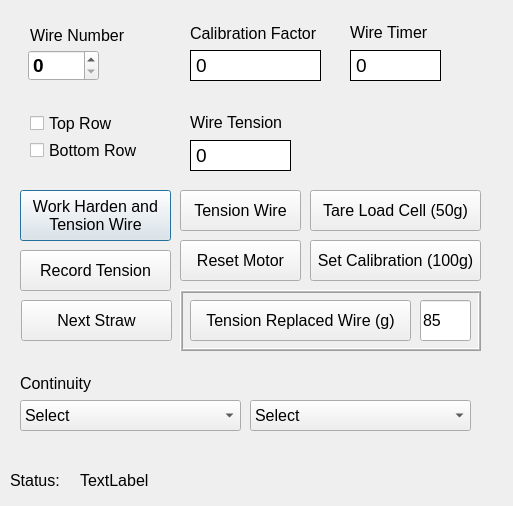
<?xml version="1.0" encoding="UTF-8"?>
<ui version="4.0">
 <class>Dialog</class>
 <widget class="QDialog" name="Dialog">
  <property name="geometry">
   <rect>
    <x>0</x>
    <y>0</y>
    <width>513</width>
    <height>506</height>
   </rect>
  </property>
  <property name="windowTitle">
   <string>Dialog</string>
  </property>
  <widget class="QLabel" name="label_4">
   <property name="geometry">
    <rect>
     <x>10</x>
     <y>470</y>
     <width>55</width>
     <height>21</height>
    </rect>
   </property>
   <property name="font">
    <font>
     <pointsize>12</pointsize>
    </font>
   </property>
   <property name="frameShape">
    <enum>QFrame::NoFrame</enum>
   </property>
   <property name="text">
    <string>Status:</string>
   </property>
  </widget>
  <widget class="QLabel" name="statuslabel">
   <property name="geometry">
    <rect>
     <x>80</x>
     <y>470</y>
     <width>421</width>
     <height>21</height>
    </rect>
   </property>
   <property name="font">
    <font>
     <pointsize>12</pointsize>
    </font>
   </property>
   <property name="frameShape">
    <enum>QFrame::NoFrame</enum>
   </property>
   <property name="text">
    <string>TextLabel</string>
   </property>
  </widget>
  <widget class="QStackedWidget" name="stackedWidget">
   <property name="geometry">
    <rect>
     <x>20</x>
     <y>90</y>
     <width>471</width>
     <height>281</height>
    </rect>
   </property>
   <property name="currentIndex">
    <number>0</number>
   </property>
   <widget class="QWidget" name="page">
    <widget class="QPushButton" name="tension_harden">
     <property name="geometry">
      <rect>
       <x>0</x>
       <y>100</y>
       <width>151</width>
       <height>51</height>
      </rect>
     </property>
     <property name="font">
      <font>
       <pointsize>12</pointsize>
      </font>
     </property>
     <property name="text">
      <string>Work Harden and 
Tension Wire</string>
     </property>
     <property name="checkable">
      <bool>true</bool>
     </property>
    </widget>
    <widget class="QPushButton" name="recordtension">
     <property name="geometry">
      <rect>
       <x>0</x>
       <y>160</y>
       <width>151</width>
       <height>41</height>
      </rect>
     </property>
     <property name="font">
      <font>
       <pointsize>12</pointsize>
      </font>
     </property>
     <property name="text">
      <string>Record Tension</string>
     </property>
     <property name="checkable">
      <bool>true</bool>
     </property>
    </widget>
    <widget class="QPushButton" name="next_straw">
     <property name="geometry">
      <rect>
       <x>1</x>
       <y>210</y>
       <width>151</width>
       <height>41</height>
      </rect>
     </property>
     <property name="font">
      <font>
       <pointsize>12</pointsize>
      </font>
     </property>
     <property name="text">
      <string>Next Straw</string>
     </property>
     <property name="checkable">
      <bool>true</bool>
     </property>
    </widget>
    <widget class="QCheckBox" name="topcheck">
     <property name="geometry">
      <rect>
       <x>10</x>
       <y>23</y>
       <width>121</width>
       <height>20</height>
      </rect>
     </property>
     <property name="sizePolicy">
      <sizepolicy hsizetype="Fixed" vsizetype="Fixed">
       <horstretch>0</horstretch>
       <verstretch>0</verstretch>
      </sizepolicy>
     </property>
     <property name="font">
      <font>
       <pointsize>12</pointsize>
      </font>
     </property>
     <property name="text">
      <string>Top Row</string>
     </property>
    </widget>
    <widget class="QCheckBox" name="bottomcheck">
     <property name="geometry">
      <rect>
       <x>10</x>
       <y>50</y>
       <width>121</width>
       <height>20</height>
      </rect>
     </property>
     <property name="sizePolicy">
      <sizepolicy hsizetype="Fixed" vsizetype="Fixed">
       <horstretch>0</horstretch>
       <verstretch>0</verstretch>
      </sizepolicy>
     </property>
     <property name="font">
      <font>
       <pointsize>12</pointsize>
      </font>
     </property>
     <property name="text">
      <string>Bottom Row</string>
     </property>
    </widget>
    <widget class="QPushButton" name="resetmotor">
     <property name="geometry">
      <rect>
       <x>160</x>
       <y>150</y>
       <width>121</width>
       <height>41</height>
      </rect>
     </property>
     <property name="font">
      <font>
       <pointsize>12</pointsize>
      </font>
     </property>
     <property name="text">
      <string>Reset Motor</string>
     </property>
     <property name="checkable">
      <bool>true</bool>
     </property>
    </widget>
    <widget class="QPushButton" name="tension_only">
     <property name="geometry">
      <rect>
       <x>160</x>
       <y>100</y>
       <width>121</width>
       <height>41</height>
      </rect>
     </property>
     <property name="font">
      <font>
       <pointsize>12</pointsize>
      </font>
     </property>
     <property name="text">
      <string>Tension Wire</string>
     </property>
     <property name="checkable">
      <bool>true</bool>
     </property>
    </widget>
    <widget class="QPushButton" name="tarebutton">
     <property name="geometry">
      <rect>
       <x>290</x>
       <y>100</y>
       <width>171</width>
       <height>41</height>
      </rect>
     </property>
     <property name="font">
      <font>
       <pointsize>12</pointsize>
      </font>
     </property>
     <property name="text">
      <string>Tare Load Cell (50g)</string>
     </property>
     <property name="checkable">
      <bool>true</bool>
     </property>
    </widget>
    <widget class="QPushButton" name="setcalbutton">
     <property name="geometry">
      <rect>
       <x>290</x>
       <y>150</y>
       <width>171</width>
       <height>41</height>
      </rect>
     </property>
     <property name="font">
      <font>
       <pointsize>12</pointsize>
      </font>
     </property>
     <property name="text">
      <string>Set Calibration (100g)</string>
     </property>
     <property name="checkable">
      <bool>true</bool>
     </property>
    </widget>
    <widget class="QLabel" name="recordlabel">
     <property name="geometry">
      <rect>
       <x>0</x>
       <y>260</y>
       <width>251</width>
       <height>21</height>
      </rect>
     </property>
     <property name="font">
      <font>
       <pointsize>12</pointsize>
      </font>
     </property>
     <property name="text">
      <string/>
     </property>
    </widget>
    <widget class="QLabel" name="calibfactor_2">
     <property name="geometry">
      <rect>
       <x>300</x>
       <y>290</y>
       <width>131</width>
       <height>31</height>
      </rect>
     </property>
     <property name="palette">
      <palette>
       <active>
        <colorrole role="Button">
         <brush brushstyle="SolidPattern">
          <color alpha="255">
           <red>255</red>
           <green>255</green>
           <blue>255</blue>
          </color>
         </brush>
        </colorrole>
        <colorrole role="Base">
         <brush brushstyle="SolidPattern">
          <color alpha="255">
           <red>255</red>
           <green>255</green>
           <blue>255</blue>
          </color>
         </brush>
        </colorrole>
        <colorrole role="Window">
         <brush brushstyle="SolidPattern">
          <color alpha="255">
           <red>255</red>
           <green>255</green>
           <blue>255</blue>
          </color>
         </brush>
        </colorrole>
        <colorrole role="Shadow">
         <brush brushstyle="SolidPattern">
          <color alpha="255">
           <red>0</red>
           <green>0</green>
           <blue>0</blue>
          </color>
         </brush>
        </colorrole>
        <colorrole role="AlternateBase">
         <brush brushstyle="SolidPattern">
          <color alpha="255">
           <red>255</red>
           <green>255</green>
           <blue>255</blue>
          </color>
         </brush>
        </colorrole>
       </active>
       <inactive>
        <colorrole role="Button">
         <brush brushstyle="SolidPattern">
          <color alpha="255">
           <red>255</red>
           <green>255</green>
           <blue>255</blue>
          </color>
         </brush>
        </colorrole>
        <colorrole role="Base">
         <brush brushstyle="SolidPattern">
          <color alpha="255">
           <red>255</red>
           <green>255</green>
           <blue>255</blue>
          </color>
         </brush>
        </colorrole>
        <colorrole role="Window">
         <brush brushstyle="SolidPattern">
          <color alpha="255">
           <red>255</red>
           <green>255</green>
           <blue>255</blue>
          </color>
         </brush>
        </colorrole>
        <colorrole role="Shadow">
         <brush brushstyle="SolidPattern">
          <color alpha="255">
           <red>0</red>
           <green>0</green>
           <blue>0</blue>
          </color>
         </brush>
        </colorrole>
        <colorrole role="AlternateBase">
         <brush brushstyle="SolidPattern">
          <color alpha="255">
           <red>255</red>
           <green>255</green>
           <blue>255</blue>
          </color>
         </brush>
        </colorrole>
       </inactive>
       <disabled>
        <colorrole role="Button">
         <brush brushstyle="SolidPattern">
          <color alpha="255">
           <red>255</red>
           <green>255</green>
           <blue>255</blue>
          </color>
         </brush>
        </colorrole>
        <colorrole role="Base">
         <brush brushstyle="SolidPattern">
          <color alpha="255">
           <red>255</red>
           <green>255</green>
           <blue>255</blue>
          </color>
         </brush>
        </colorrole>
        <colorrole role="Window">
         <brush brushstyle="SolidPattern">
          <color alpha="255">
           <red>255</red>
           <green>255</green>
           <blue>255</blue>
          </color>
         </brush>
        </colorrole>
        <colorrole role="Shadow">
         <brush brushstyle="SolidPattern">
          <color alpha="255">
           <red>0</red>
           <green>0</green>
           <blue>0</blue>
          </color>
         </brush>
        </colorrole>
        <colorrole role="AlternateBase">
         <brush brushstyle="SolidPattern">
          <color alpha="255">
           <red>255</red>
           <green>255</green>
           <blue>255</blue>
          </color>
         </brush>
        </colorrole>
       </disabled>
      </palette>
     </property>
     <property name="font">
      <font>
       <pointsize>14</pointsize>
      </font>
     </property>
     <property name="autoFillBackground">
      <bool>true</bool>
     </property>
     <property name="frameShape">
      <enum>QFrame::Box</enum>
     </property>
     <property name="text">
      <string>0</string>
     </property>
    </widget>
    <widget class="QLabel" name="tensionlabel">
     <property name="geometry">
      <rect>
       <x>170</x>
       <y>50</y>
       <width>101</width>
       <height>31</height>
      </rect>
     </property>
     <property name="sizePolicy">
      <sizepolicy hsizetype="Fixed" vsizetype="Fixed">
       <horstretch>0</horstretch>
       <verstretch>0</verstretch>
      </sizepolicy>
     </property>
     <property name="palette">
      <palette>
       <active>
        <colorrole role="Button">
         <brush brushstyle="SolidPattern">
          <color alpha="255">
           <red>255</red>
           <green>255</green>
           <blue>255</blue>
          </color>
         </brush>
        </colorrole>
        <colorrole role="Base">
         <brush brushstyle="SolidPattern">
          <color alpha="255">
           <red>255</red>
           <green>255</green>
           <blue>255</blue>
          </color>
         </brush>
        </colorrole>
        <colorrole role="Window">
         <brush brushstyle="SolidPattern">
          <color alpha="255">
           <red>255</red>
           <green>255</green>
           <blue>255</blue>
          </color>
         </brush>
        </colorrole>
        <colorrole role="Shadow">
         <brush brushstyle="SolidPattern">
          <color alpha="255">
           <red>0</red>
           <green>0</green>
           <blue>0</blue>
          </color>
         </brush>
        </colorrole>
        <colorrole role="AlternateBase">
         <brush brushstyle="SolidPattern">
          <color alpha="255">
           <red>255</red>
           <green>255</green>
           <blue>255</blue>
          </color>
         </brush>
        </colorrole>
       </active>
       <inactive>
        <colorrole role="Button">
         <brush brushstyle="SolidPattern">
          <color alpha="255">
           <red>255</red>
           <green>255</green>
           <blue>255</blue>
          </color>
         </brush>
        </colorrole>
        <colorrole role="Base">
         <brush brushstyle="SolidPattern">
          <color alpha="255">
           <red>255</red>
           <green>255</green>
           <blue>255</blue>
          </color>
         </brush>
        </colorrole>
        <colorrole role="Window">
         <brush brushstyle="SolidPattern">
          <color alpha="255">
           <red>255</red>
           <green>255</green>
           <blue>255</blue>
          </color>
         </brush>
        </colorrole>
        <colorrole role="Shadow">
         <brush brushstyle="SolidPattern">
          <color alpha="255">
           <red>0</red>
           <green>0</green>
           <blue>0</blue>
          </color>
         </brush>
        </colorrole>
        <colorrole role="AlternateBase">
         <brush brushstyle="SolidPattern">
          <color alpha="255">
           <red>255</red>
           <green>255</green>
           <blue>255</blue>
          </color>
         </brush>
        </colorrole>
       </inactive>
       <disabled>
        <colorrole role="Button">
         <brush brushstyle="SolidPattern">
          <color alpha="255">
           <red>255</red>
           <green>255</green>
           <blue>255</blue>
          </color>
         </brush>
        </colorrole>
        <colorrole role="Base">
         <brush brushstyle="SolidPattern">
          <color alpha="255">
           <red>255</red>
           <green>255</green>
           <blue>255</blue>
          </color>
         </brush>
        </colorrole>
        <colorrole role="Window">
         <brush brushstyle="SolidPattern">
          <color alpha="255">
           <red>255</red>
           <green>255</green>
           <blue>255</blue>
          </color>
         </brush>
        </colorrole>
        <colorrole role="Shadow">
         <brush brushstyle="SolidPattern">
          <color alpha="255">
           <red>0</red>
           <green>0</green>
           <blue>0</blue>
          </color>
         </brush>
        </colorrole>
        <colorrole role="AlternateBase">
         <brush brushstyle="SolidPattern">
          <color alpha="255">
           <red>255</red>
           <green>255</green>
           <blue>255</blue>
          </color>
         </brush>
        </colorrole>
       </disabled>
      </palette>
     </property>
     <property name="font">
      <font>
       <pointsize>14</pointsize>
      </font>
     </property>
     <property name="autoFillBackground">
      <bool>true</bool>
     </property>
     <property name="frameShape">
      <enum>QFrame::Box</enum>
     </property>
     <property name="text">
      <string>0</string>
     </property>
    </widget>
    <widget class="QLabel" name="label">
     <property name="geometry">
      <rect>
       <x>170</x>
       <y>22</y>
       <width>97</width>
       <height>21</height>
      </rect>
     </property>
     <property name="font">
      <font>
       <pointsize>12</pointsize>
      </font>
     </property>
     <property name="text">
      <string>Wire Tension</string>
     </property>
    </widget>
    <widget class="QFrame" name="frame">
     <property name="geometry">
      <rect>
       <x>160</x>
       <y>200</y>
       <width>301</width>
       <height>61</height>
      </rect>
     </property>
     <property name="font">
      <font>
       <pointsize>10</pointsize>
       <weight>50</weight>
       <bold>false</bold>
      </font>
     </property>
     <property name="frameShape">
      <enum>QFrame::Box</enum>
     </property>
     <property name="frameShadow">
      <enum>QFrame::Raised</enum>
     </property>
     <property name="lineWidth">
      <number>1</number>
     </property>
     <property name="midLineWidth">
      <number>1</number>
     </property>
     <widget class="QPushButton" name="tension_replaced">
      <property name="geometry">
       <rect>
        <x>10</x>
        <y>10</y>
        <width>221</width>
        <height>41</height>
       </rect>
      </property>
      <property name="font">
       <font>
        <pointsize>12</pointsize>
       </font>
      </property>
      <property name="text">
       <string>Tension Replaced Wire (g)</string>
      </property>
      <property name="checkable">
       <bool>true</bool>
      </property>
     </widget>
     <widget class="QLineEdit" name="retension_val">
      <property name="geometry">
       <rect>
        <x>240</x>
        <y>10</y>
        <width>51</width>
        <height>41</height>
       </rect>
      </property>
      <property name="font">
       <font>
        <pointsize>12</pointsize>
       </font>
      </property>
      <property name="text">
       <string>85</string>
      </property>
     </widget>
    </widget>
    <zorder>frame</zorder>
    <zorder>tension_harden</zorder>
    <zorder>recordtension</zorder>
    <zorder>next_straw</zorder>
    <zorder>topcheck</zorder>
    <zorder>bottomcheck</zorder>
    <zorder>resetmotor</zorder>
    <zorder>tension_only</zorder>
    <zorder>tarebutton</zorder>
    <zorder>setcalbutton</zorder>
    <zorder>recordlabel</zorder>
    <zorder>calibfactor_2</zorder>
    <zorder>tensionlabel</zorder>
    <zorder>label</zorder>
   </widget>
   <widget class="QWidget" name="page_2">
    <widget class="QWidget" name="layoutWidget_2">
     <property name="geometry">
      <rect>
       <x>10</x>
       <y>10</y>
       <width>143</width>
       <height>61</height>
      </rect>
     </property>
     <layout class="QVBoxLayout" name="verticalLayout_6">
      <property name="sizeConstraint">
       <enum>QLayout::SetFixedSize</enum>
      </property>
      <item>
       <widget class="QLabel" name="caliblabel">
        <property name="font">
         <font>
          <pointsize>12</pointsize>
         </font>
        </property>
        <property name="text">
         <string>Calibration mode</string>
        </property>
       </widget>
      </item>
      <item>
       <widget class="QLabel" name="calibmode">
        <property name="palette">
         <palette>
          <active>
           <colorrole role="Button">
            <brush brushstyle="SolidPattern">
             <color alpha="255">
              <red>255</red>
              <green>255</green>
              <blue>255</blue>
             </color>
            </brush>
           </colorrole>
           <colorrole role="Base">
            <brush brushstyle="SolidPattern">
             <color alpha="255">
              <red>255</red>
              <green>255</green>
              <blue>255</blue>
             </color>
            </brush>
           </colorrole>
           <colorrole role="Window">
            <brush brushstyle="SolidPattern">
             <color alpha="255">
              <red>255</red>
              <green>255</green>
              <blue>255</blue>
             </color>
            </brush>
           </colorrole>
           <colorrole role="Shadow">
            <brush brushstyle="SolidPattern">
             <color alpha="255">
              <red>0</red>
              <green>0</green>
              <blue>0</blue>
             </color>
            </brush>
           </colorrole>
           <colorrole role="AlternateBase">
            <brush brushstyle="SolidPattern">
             <color alpha="255">
              <red>255</red>
              <green>255</green>
              <blue>255</blue>
             </color>
            </brush>
           </colorrole>
          </active>
          <inactive>
           <colorrole role="Button">
            <brush brushstyle="SolidPattern">
             <color alpha="255">
              <red>255</red>
              <green>255</green>
              <blue>255</blue>
             </color>
            </brush>
           </colorrole>
           <colorrole role="Base">
            <brush brushstyle="SolidPattern">
             <color alpha="255">
              <red>255</red>
              <green>255</green>
              <blue>255</blue>
             </color>
            </brush>
           </colorrole>
           <colorrole role="Window">
            <brush brushstyle="SolidPattern">
             <color alpha="255">
              <red>255</red>
              <green>255</green>
              <blue>255</blue>
             </color>
            </brush>
           </colorrole>
           <colorrole role="Shadow">
            <brush brushstyle="SolidPattern">
             <color alpha="255">
              <red>0</red>
              <green>0</green>
              <blue>0</blue>
             </color>
            </brush>
           </colorrole>
           <colorrole role="AlternateBase">
            <brush brushstyle="SolidPattern">
             <color alpha="255">
              <red>255</red>
              <green>255</green>
              <blue>255</blue>
             </color>
            </brush>
           </colorrole>
          </inactive>
          <disabled>
           <colorrole role="Button">
            <brush brushstyle="SolidPattern">
             <color alpha="255">
              <red>255</red>
              <green>255</green>
              <blue>255</blue>
             </color>
            </brush>
           </colorrole>
           <colorrole role="Base">
            <brush brushstyle="SolidPattern">
             <color alpha="255">
              <red>255</red>
              <green>255</green>
              <blue>255</blue>
             </color>
            </brush>
           </colorrole>
           <colorrole role="Window">
            <brush brushstyle="SolidPattern">
             <color alpha="255">
              <red>255</red>
              <green>255</green>
              <blue>255</blue>
             </color>
            </brush>
           </colorrole>
           <colorrole role="Shadow">
            <brush brushstyle="SolidPattern">
             <color alpha="255">
              <red>0</red>
              <green>0</green>
              <blue>0</blue>
             </color>
            </brush>
           </colorrole>
           <colorrole role="AlternateBase">
            <brush brushstyle="SolidPattern">
             <color alpha="255">
              <red>255</red>
              <green>255</green>
              <blue>255</blue>
             </color>
            </brush>
           </colorrole>
          </disabled>
         </palette>
        </property>
        <property name="font">
         <font>
          <pointsize>14</pointsize>
         </font>
        </property>
        <property name="autoFillBackground">
         <bool>true</bool>
        </property>
        <property name="frameShape">
         <enum>QFrame::Box</enum>
        </property>
        <property name="text">
         <string>standby</string>
        </property>
       </widget>
      </item>
     </layout>
    </widget>
    <widget class="QPushButton" name="tare">
     <property name="geometry">
      <rect>
       <x>10</x>
       <y>90</y>
       <width>131</width>
       <height>31</height>
      </rect>
     </property>
     <property name="font">
      <font>
       <pointsize>12</pointsize>
      </font>
     </property>
     <property name="text">
      <string>Tare: Hang 50g</string>
     </property>
     <property name="checkable">
      <bool>true</bool>
     </property>
    </widget>
    <widget class="QPushButton" name="setbutton">
     <property name="geometry">
      <rect>
       <x>10</x>
       <y>130</y>
       <width>131</width>
       <height>31</height>
      </rect>
     </property>
     <property name="font">
      <font>
       <pointsize>12</pointsize>
      </font>
     </property>
     <property name="text">
      <string>Set: Hang 100g</string>
     </property>
     <property name="checkable">
      <bool>true</bool>
     </property>
    </widget>
    <widget class="QWidget" name="layoutWidget_4">
     <property name="geometry">
      <rect>
       <x>170</x>
       <y>90</y>
       <width>139</width>
       <height>61</height>
      </rect>
     </property>
     <layout class="QVBoxLayout" name="verticalLayout_8">
      <property name="sizeConstraint">
       <enum>QLayout::SetFixedSize</enum>
      </property>
      <item>
       <widget class="QLabel" name="caliblabel_3">
        <property name="font">
         <font>
          <pointsize>12</pointsize>
         </font>
        </property>
        <property name="text">
         <string>Load Cell reading</string>
        </property>
       </widget>
      </item>
      <item>
       <widget class="QLabel" name="loadcellreading">
        <property name="palette">
         <palette>
          <active>
           <colorrole role="Button">
            <brush brushstyle="SolidPattern">
             <color alpha="255">
              <red>255</red>
              <green>255</green>
              <blue>255</blue>
             </color>
            </brush>
           </colorrole>
           <colorrole role="Base">
            <brush brushstyle="SolidPattern">
             <color alpha="255">
              <red>255</red>
              <green>255</green>
              <blue>255</blue>
             </color>
            </brush>
           </colorrole>
           <colorrole role="Window">
            <brush brushstyle="SolidPattern">
             <color alpha="255">
              <red>255</red>
              <green>255</green>
              <blue>255</blue>
             </color>
            </brush>
           </colorrole>
           <colorrole role="Shadow">
            <brush brushstyle="SolidPattern">
             <color alpha="255">
              <red>0</red>
              <green>0</green>
              <blue>0</blue>
             </color>
            </brush>
           </colorrole>
           <colorrole role="AlternateBase">
            <brush brushstyle="SolidPattern">
             <color alpha="255">
              <red>255</red>
              <green>255</green>
              <blue>255</blue>
             </color>
            </brush>
           </colorrole>
          </active>
          <inactive>
           <colorrole role="Button">
            <brush brushstyle="SolidPattern">
             <color alpha="255">
              <red>255</red>
              <green>255</green>
              <blue>255</blue>
             </color>
            </brush>
           </colorrole>
           <colorrole role="Base">
            <brush brushstyle="SolidPattern">
             <color alpha="255">
              <red>255</red>
              <green>255</green>
              <blue>255</blue>
             </color>
            </brush>
           </colorrole>
           <colorrole role="Window">
            <brush brushstyle="SolidPattern">
             <color alpha="255">
              <red>255</red>
              <green>255</green>
              <blue>255</blue>
             </color>
            </brush>
           </colorrole>
           <colorrole role="Shadow">
            <brush brushstyle="SolidPattern">
             <color alpha="255">
              <red>0</red>
              <green>0</green>
              <blue>0</blue>
             </color>
            </brush>
           </colorrole>
           <colorrole role="AlternateBase">
            <brush brushstyle="SolidPattern">
             <color alpha="255">
              <red>255</red>
              <green>255</green>
              <blue>255</blue>
             </color>
            </brush>
           </colorrole>
          </inactive>
          <disabled>
           <colorrole role="Button">
            <brush brushstyle="SolidPattern">
             <color alpha="255">
              <red>255</red>
              <green>255</green>
              <blue>255</blue>
             </color>
            </brush>
           </colorrole>
           <colorrole role="Base">
            <brush brushstyle="SolidPattern">
             <color alpha="255">
              <red>255</red>
              <green>255</green>
              <blue>255</blue>
             </color>
            </brush>
           </colorrole>
           <colorrole role="Window">
            <brush brushstyle="SolidPattern">
             <color alpha="255">
              <red>255</red>
              <green>255</green>
              <blue>255</blue>
             </color>
            </brush>
           </colorrole>
           <colorrole role="Shadow">
            <brush brushstyle="SolidPattern">
             <color alpha="255">
              <red>0</red>
              <green>0</green>
              <blue>0</blue>
             </color>
            </brush>
           </colorrole>
           <colorrole role="AlternateBase">
            <brush brushstyle="SolidPattern">
             <color alpha="255">
              <red>255</red>
              <green>255</green>
              <blue>255</blue>
             </color>
            </brush>
           </colorrole>
          </disabled>
         </palette>
        </property>
        <property name="font">
         <font>
          <pointsize>14</pointsize>
         </font>
        </property>
        <property name="autoFillBackground">
         <bool>true</bool>
        </property>
        <property name="frameShape">
         <enum>QFrame::Box</enum>
        </property>
        <property name="text">
         <string>0</string>
        </property>
       </widget>
      </item>
     </layout>
    </widget>
    <widget class="QPushButton" name="tension_mode">
     <property name="geometry">
      <rect>
       <x>310</x>
       <y>160</y>
       <width>131</width>
       <height>41</height>
      </rect>
     </property>
     <property name="font">
      <font>
       <pointsize>12</pointsize>
      </font>
     </property>
     <property name="text">
      <string>Tension Mode</string>
     </property>
     <property name="checkable">
      <bool>true</bool>
     </property>
    </widget>
   </widget>
  </widget>
  <widget class="QLabel" name="label_2">
   <property name="geometry">
    <rect>
     <x>30</x>
     <y>20</y>
     <width>104</width>
     <height>31</height>
    </rect>
   </property>
   <property name="font">
    <font>
     <pointsize>12</pointsize>
    </font>
   </property>
   <property name="text">
    <string>Wire Number</string>
   </property>
  </widget>
  <widget class="QSpinBox" name="strawnumbox">
   <property name="geometry">
    <rect>
     <x>28</x>
     <y>50</y>
     <width>71</width>
     <height>31</height>
    </rect>
   </property>
   <property name="sizePolicy">
    <sizepolicy hsizetype="Fixed" vsizetype="Fixed">
     <horstretch>0</horstretch>
     <verstretch>0</verstretch>
    </sizepolicy>
   </property>
   <property name="font">
    <font>
     <pointsize>14</pointsize>
     <weight>75</weight>
     <bold>true</bold>
    </font>
   </property>
  </widget>
  <widget class="QLabel" name="caliblabel_2">
   <property name="geometry">
    <rect>
     <x>190</x>
     <y>20</y>
     <width>137</width>
     <height>27</height>
    </rect>
   </property>
   <property name="font">
    <font>
     <pointsize>12</pointsize>
    </font>
   </property>
   <property name="text">
    <string>Calibration Factor</string>
   </property>
  </widget>
  <widget class="QLabel" name="calibfactor">
   <property name="geometry">
    <rect>
     <x>190</x>
     <y>50</y>
     <width>131</width>
     <height>31</height>
    </rect>
   </property>
   <property name="palette">
    <palette>
     <active>
      <colorrole role="Button">
       <brush brushstyle="SolidPattern">
        <color alpha="255">
         <red>255</red>
         <green>255</green>
         <blue>255</blue>
        </color>
       </brush>
      </colorrole>
      <colorrole role="Base">
       <brush brushstyle="SolidPattern">
        <color alpha="255">
         <red>255</red>
         <green>255</green>
         <blue>255</blue>
        </color>
       </brush>
      </colorrole>
      <colorrole role="Window">
       <brush brushstyle="SolidPattern">
        <color alpha="255">
         <red>255</red>
         <green>255</green>
         <blue>255</blue>
        </color>
       </brush>
      </colorrole>
      <colorrole role="Shadow">
       <brush brushstyle="SolidPattern">
        <color alpha="255">
         <red>0</red>
         <green>0</green>
         <blue>0</blue>
        </color>
       </brush>
      </colorrole>
      <colorrole role="AlternateBase">
       <brush brushstyle="SolidPattern">
        <color alpha="255">
         <red>255</red>
         <green>255</green>
         <blue>255</blue>
        </color>
       </brush>
      </colorrole>
     </active>
     <inactive>
      <colorrole role="Button">
       <brush brushstyle="SolidPattern">
        <color alpha="255">
         <red>255</red>
         <green>255</green>
         <blue>255</blue>
        </color>
       </brush>
      </colorrole>
      <colorrole role="Base">
       <brush brushstyle="SolidPattern">
        <color alpha="255">
         <red>255</red>
         <green>255</green>
         <blue>255</blue>
        </color>
       </brush>
      </colorrole>
      <colorrole role="Window">
       <brush brushstyle="SolidPattern">
        <color alpha="255">
         <red>255</red>
         <green>255</green>
         <blue>255</blue>
        </color>
       </brush>
      </colorrole>
      <colorrole role="Shadow">
       <brush brushstyle="SolidPattern">
        <color alpha="255">
         <red>0</red>
         <green>0</green>
         <blue>0</blue>
        </color>
       </brush>
      </colorrole>
      <colorrole role="AlternateBase">
       <brush brushstyle="SolidPattern">
        <color alpha="255">
         <red>255</red>
         <green>255</green>
         <blue>255</blue>
        </color>
       </brush>
      </colorrole>
     </inactive>
     <disabled>
      <colorrole role="Button">
       <brush brushstyle="SolidPattern">
        <color alpha="255">
         <red>255</red>
         <green>255</green>
         <blue>255</blue>
        </color>
       </brush>
      </colorrole>
      <colorrole role="Base">
       <brush brushstyle="SolidPattern">
        <color alpha="255">
         <red>255</red>
         <green>255</green>
         <blue>255</blue>
        </color>
       </brush>
      </colorrole>
      <colorrole role="Window">
       <brush brushstyle="SolidPattern">
        <color alpha="255">
         <red>255</red>
         <green>255</green>
         <blue>255</blue>
        </color>
       </brush>
      </colorrole>
      <colorrole role="Shadow">
       <brush brushstyle="SolidPattern">
        <color alpha="255">
         <red>0</red>
         <green>0</green>
         <blue>0</blue>
        </color>
       </brush>
      </colorrole>
      <colorrole role="AlternateBase">
       <brush brushstyle="SolidPattern">
        <color alpha="255">
         <red>255</red>
         <green>255</green>
         <blue>255</blue>
        </color>
       </brush>
      </colorrole>
     </disabled>
    </palette>
   </property>
   <property name="font">
    <font>
     <pointsize>14</pointsize>
    </font>
   </property>
   <property name="autoFillBackground">
    <bool>true</bool>
   </property>
   <property name="frameShape">
    <enum>QFrame::Box</enum>
   </property>
   <property name="text">
    <string>0</string>
   </property>
  </widget>
  <widget class="QLabel" name="caliblabel_4">
   <property name="geometry">
    <rect>
     <x>20</x>
     <y>370</y>
     <width>137</width>
     <height>27</height>
    </rect>
   </property>
   <property name="font">
    <font>
     <pointsize>12</pointsize>
    </font>
   </property>
   <property name="text">
    <string>Continuity</string>
   </property>
  </widget>
  <widget class="QComboBox" name="selectWireAlignment">
   <property name="geometry">
    <rect>
     <x>250</x>
     <y>400</y>
     <width>221</width>
     <height>31</height>
    </rect>
   </property>
   <property name="font">
    <font>
     <pointsize>12</pointsize>
    </font>
   </property>
   <item>
    <property name="text">
     <string>Select</string>
    </property>
   </item>
   <item>
    <property name="text">
     <string>Short, Top</string>
    </property>
   </item>
   <item>
    <property name="text">
     <string>Short, Middle</string>
    </property>
   </item>
   <item>
    <property name="text">
     <string>Short, Bottom</string>
    </property>
   </item>
   <item>
    <property name="text">
     <string>Middle, Top</string>
    </property>
   </item>
   <item>
    <property name="text">
     <string>True Middle</string>
    </property>
   </item>
   <item>
    <property name="text">
     <string>Middle, Bottom</string>
    </property>
   </item>
   <item>
    <property name="text">
     <string>Long, Top</string>
    </property>
   </item>
   <item>
    <property name="text">
     <string>Long, Middle</string>
    </property>
   </item>
   <item>
    <property name="text">
     <string>Long, Bottom</string>
    </property>
   </item>
  </widget>
  <widget class="QComboBox" name="selectContinuity">
   <property name="geometry">
    <rect>
     <x>20</x>
     <y>400</y>
     <width>221</width>
     <height>31</height>
    </rect>
   </property>
   <property name="font">
    <font>
     <pointsize>12</pointsize>
    </font>
   </property>
   <item>
    <property name="text">
     <string>Select</string>
    </property>
   </item>
   <item>
    <property name="text">
     <string>Pass: No Continuity</string>
    </property>
   </item>
   <item>
    <property name="text">
     <string>Fail: Right Continuity</string>
    </property>
   </item>
   <item>
    <property name="text">
     <string>Fail: Left Continuity</string>
    </property>
   </item>
   <item>
    <property name="text">
     <string>Fail: Both Continuity</string>
    </property>
   </item>
  </widget>
  <widget class="QLabel" name="strawtimelabel">
   <property name="geometry">
    <rect>
     <x>350</x>
     <y>50</y>
     <width>91</width>
     <height>31</height>
    </rect>
   </property>
   <property name="sizePolicy">
    <sizepolicy hsizetype="Fixed" vsizetype="Fixed">
     <horstretch>0</horstretch>
     <verstretch>0</verstretch>
    </sizepolicy>
   </property>
   <property name="palette">
    <palette>
     <active>
      <colorrole role="Button">
       <brush brushstyle="SolidPattern">
        <color alpha="255">
         <red>255</red>
         <green>255</green>
         <blue>255</blue>
        </color>
       </brush>
      </colorrole>
      <colorrole role="Base">
       <brush brushstyle="SolidPattern">
        <color alpha="255">
         <red>255</red>
         <green>255</green>
         <blue>255</blue>
        </color>
       </brush>
      </colorrole>
      <colorrole role="Window">
       <brush brushstyle="SolidPattern">
        <color alpha="255">
         <red>255</red>
         <green>255</green>
         <blue>255</blue>
        </color>
       </brush>
      </colorrole>
      <colorrole role="Shadow">
       <brush brushstyle="SolidPattern">
        <color alpha="255">
         <red>0</red>
         <green>0</green>
         <blue>0</blue>
        </color>
       </brush>
      </colorrole>
      <colorrole role="AlternateBase">
       <brush brushstyle="SolidPattern">
        <color alpha="255">
         <red>255</red>
         <green>255</green>
         <blue>255</blue>
        </color>
       </brush>
      </colorrole>
     </active>
     <inactive>
      <colorrole role="Button">
       <brush brushstyle="SolidPattern">
        <color alpha="255">
         <red>255</red>
         <green>255</green>
         <blue>255</blue>
        </color>
       </brush>
      </colorrole>
      <colorrole role="Base">
       <brush brushstyle="SolidPattern">
        <color alpha="255">
         <red>255</red>
         <green>255</green>
         <blue>255</blue>
        </color>
       </brush>
      </colorrole>
      <colorrole role="Window">
       <brush brushstyle="SolidPattern">
        <color alpha="255">
         <red>255</red>
         <green>255</green>
         <blue>255</blue>
        </color>
       </brush>
      </colorrole>
      <colorrole role="Shadow">
       <brush brushstyle="SolidPattern">
        <color alpha="255">
         <red>0</red>
         <green>0</green>
         <blue>0</blue>
        </color>
       </brush>
      </colorrole>
      <colorrole role="AlternateBase">
       <brush brushstyle="SolidPattern">
        <color alpha="255">
         <red>255</red>
         <green>255</green>
         <blue>255</blue>
        </color>
       </brush>
      </colorrole>
     </inactive>
     <disabled>
      <colorrole role="Button">
       <brush brushstyle="SolidPattern">
        <color alpha="255">
         <red>255</red>
         <green>255</green>
         <blue>255</blue>
        </color>
       </brush>
      </colorrole>
      <colorrole role="Base">
       <brush brushstyle="SolidPattern">
        <color alpha="255">
         <red>255</red>
         <green>255</green>
         <blue>255</blue>
        </color>
       </brush>
      </colorrole>
      <colorrole role="Window">
       <brush brushstyle="SolidPattern">
        <color alpha="255">
         <red>255</red>
         <green>255</green>
         <blue>255</blue>
        </color>
       </brush>
      </colorrole>
      <colorrole role="Shadow">
       <brush brushstyle="SolidPattern">
        <color alpha="255">
         <red>0</red>
         <green>0</green>
         <blue>0</blue>
        </color>
       </brush>
      </colorrole>
      <colorrole role="AlternateBase">
       <brush brushstyle="SolidPattern">
        <color alpha="255">
         <red>255</red>
         <green>255</green>
         <blue>255</blue>
        </color>
       </brush>
      </colorrole>
     </disabled>
    </palette>
   </property>
   <property name="font">
    <font>
     <pointsize>14</pointsize>
    </font>
   </property>
   <property name="autoFillBackground">
    <bool>true</bool>
   </property>
   <property name="frameShape">
    <enum>QFrame::Box</enum>
   </property>
   <property name="text">
    <string>0</string>
   </property>
  </widget>
  <widget class="QLabel" name="label_9">
   <property name="geometry">
    <rect>
     <x>350</x>
     <y>22</y>
     <width>91</width>
     <height>21</height>
    </rect>
   </property>
   <property name="font">
    <font>
     <pointsize>12</pointsize>
    </font>
   </property>
   <property name="text">
    <string>Wire Timer</string>
   </property>
  </widget>
  <zorder>stackedWidget</zorder>
  <zorder>label_4</zorder>
  <zorder>statuslabel</zorder>
  <zorder>label_2</zorder>
  <zorder>strawnumbox</zorder>
  <zorder>caliblabel_2</zorder>
  <zorder>calibfactor</zorder>
  <zorder>caliblabel_4</zorder>
  <zorder>selectWireAlignment</zorder>
  <zorder>selectContinuity</zorder>
  <zorder>strawtimelabel</zorder>
  <zorder>label_9</zorder>
 </widget>
 <layoutdefault spacing="6" margin="11"/>
 <resources/>
 <connections/>
</ui>
